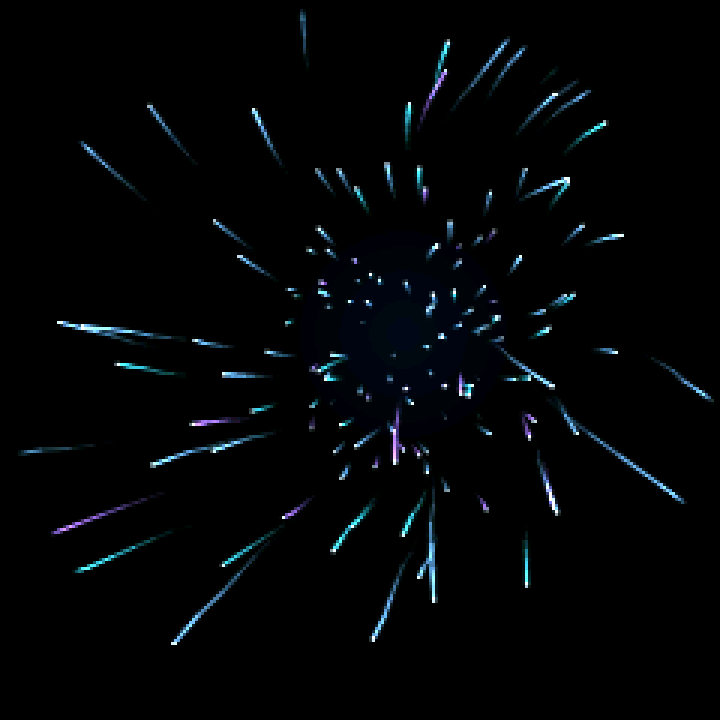

Source code (Python):
"""Render the actual hyperspace firmware using a desktop RGB565 adapter."""
from pathlib import Path
import argparse
import shutil
import subprocess
import tempfile
from PIL import Image

ROOT=Path(__file__).resolve().parent
parser=argparse.ArgumentParser(description=__doc__)
parser.add_argument('--output-dir',type=Path,default=ROOT)
out=parser.parse_args().output_dir
out.mkdir(parents=True,exist_ok=True)
adapter=r'''
#pragma once
#include <cstdint>
#include <cstdio>
#include <stdexcept>
namespace lgfx {
class LGFXBase {
public:
  uint16_t pixels[240*240]={};
  void setSwapBytes(bool) {}
  void drawPixel(int x,int y,uint16_t color) {
    if(x<0 || x>=240 || y<0 || y>=240) throw std::runtime_error("Pixel bounds");
    pixels[y*240+x]=color;
  }
  uint16_t readPixel(int x,int y) {
    if(x<0 || x>=240 || y<0 || y>=240) throw std::runtime_error("Read bounds");
    return pixels[y*240+x];
  }
  void pushImage(int x,int y,int w,int h,const uint16_t* source) {
    if(x<0 || y<0 || x+w>240 || y+h>240) throw std::runtime_error("Scanline bounds");
    for(int j=0;j<h;++j) for(int i=0;i<w;++i) pixels[(y+j)*240+x+i]=source[j*w+i];
  }
  void write(FILE* out) {
    for(uint16_t p:pixels) {
      const unsigned char rgb[]={static_cast<unsigned char>((p>>11)*255/31),
        static_cast<unsigned char>(((p>>5)&63)*255/63),static_cast<unsigned char>((p&31)*255/31)};
      if(fwrite(rgb,1,3,out)!=3) throw std::runtime_error("Write failed");
    }
  }
};
}
'''
harness=r'''
#include "HyperspaceAnimation.h"
int main(int argc,char** argv) {
  if(argc!=2) return 1;
  FILE* out=fopen(argv[1],"wb");
  if(!out) return 2;
  Hyperspace::Animation flight;
  lgfx::LGFXBase canvas;
  flight.begin(0x48595045);
  for(int tick=0;tick<360;++tick) {
    flight.update(1.0f/30);
    if(tick%2==0) {
      flight.draw(canvas);
      if(canvas.pixels[0]!=0 || canvas.pixels[239]!=0 || canvas.pixels[239*240]!=0) return 3;
      canvas.write(out);
    }
  }
  fclose(out);
  // Exercise repeated star recycling and bounded wave phases for ten minutes.
  for(int tick=0;tick<18000;++tick) {
    flight.update(1.0f/30);
    if(tick%90==0) flight.draw(canvas);
  }
  flight.begin(0x48595045);
  Hyperspace::Animation replay;
  lgfx::LGFXBase other;
  replay.begin(0x48595045);
  for(int tick=0;tick<240;++tick) { flight.update(1.0f/30); replay.update(1.0f/30); }
  flight.draw(canvas); replay.draw(other);
  for(int i=0;i<240*240;++i) if(canvas.pixels[i]!=other.pixels[i]) return 4;
}
'''
compiler=shutil.which('g++')
if not compiler:
    raise SystemExit('g++ must be on PATH')
with tempfile.TemporaryDirectory(prefix='hyperspace-preview-') as folder:
    tmp=Path(folder)
    (tmp/'LovyanGFX.hpp').write_text(adapter)
    (tmp/'preview.cpp').write_text(harness)
    exe,raw=tmp/'preview.exe',tmp/'frames.rgb'
    subprocess.run([compiler,'-std=c++17','-O2','-Wall','-Wextra','-Werror',
                    '-I',str(tmp),'-I',str(ROOT),str(tmp/'preview.cpp'),'-o',str(exe)],check=True)
    subprocess.run([str(exe),str(raw)],check=True)
    data=raw.read_bytes()
size=240*240*3
assert len(data)==180*size
frames=[Image.frombytes('RGB',(240,240),data[i:i+size]) for i in range(0,len(data),size)]
assert frames[0].tobytes()!=frames[1].tobytes(), 'Starfield did not move'
frames[30].resize((720,720),Image.Resampling.NEAREST).save(out/'preview.png')
contact=Image.new('RGB',(960,240))
for i,index in enumerate([10,50,95,150]):
    contact.paste(frames[index],(240*i,0))
contact.save(out/'preview-contact.png')
swatches=Image.new('RGB',(240*6,240))
for i,index in enumerate([0,30,60,90,120,150]):
    swatches.paste(frames[index],(240*i,0))
palette=swatches.quantize(colors=256)
indexed=[frame.quantize(palette=palette,dither=Image.Dither.NONE) for frame in frames]
indexed[0].save(out/'preview.gif',save_all=True,append_images=indexed[1:],
                duration=[60,70,70]*60,loop=0,optimize=False)
print('Rendered 180 frames; motion, bounds, star recycling and seeded replay checks passed.')
